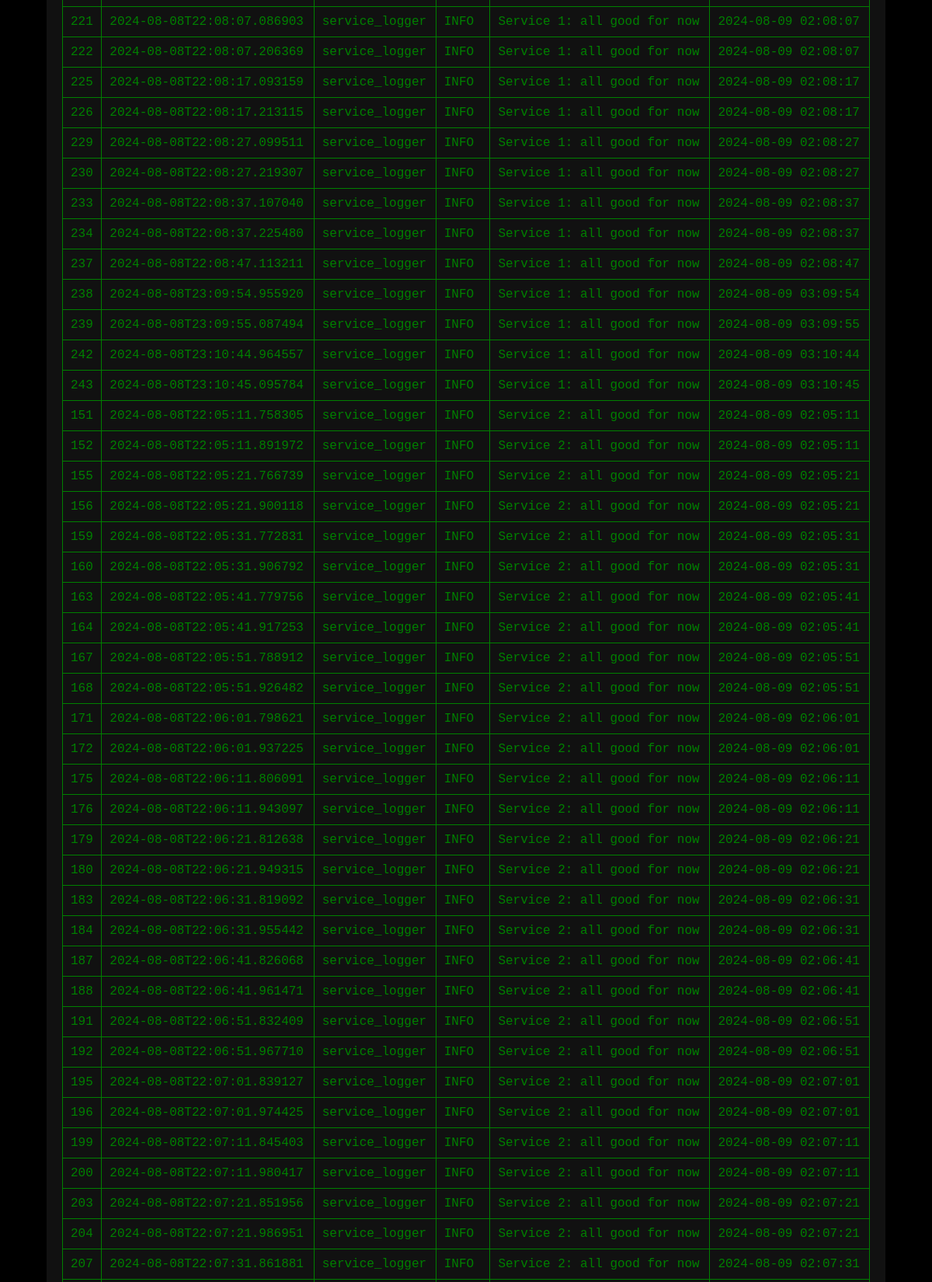
Page /logs/message (upper part) on the committed database.
### tables this page shows
CREATE TABLE logs (
        id INTEGER PRIMARY KEY AUTOINCREMENT,
        timestamp TEXT,
        name TEXT,
        levelname TEXT,
        message TEXT,
        received DATETIME DEFAULT CURRENT_TIMESTAMP
    );

### central_server.py (the view)
@app.route('/logs/message')
def logs_by_message():
    with db_lock:
        with sqlite3.connect('logs.db') as conn:
            conn.row_factory = sqlite3.Row
            cursor = conn.cursor()
            cursor.execute('SELECT * FROM logs_by_message')
            logs = cursor.fetchall()
    return render_template('logs.html', logs=logs)

### templates/logs.html (shortened to what this page needs)
{% extends 'base.html' %}
{% block body %}
<div class="container">
    <table class="logs-table">
        <tbody>
            {% for log in logs %}
                <tr>
                    <td>{{ log['id'] }}</td>
                    <td>{{ log['timestamp'] }}</td>
                    <td>{{ log['name'] }}</td>
                    <td>{{ log['levelname'] }}</td>
                    <td>{{ log['message'] }}</td>
                    <td>{{ log['received'] }}</td>
                </tr>
            {% endfor %}
        </tbody>
    </table>
</div>
{% endblock %}

### static/css/main.css (style rules this page uses)
* { margin: 0; padding: 0; box-sizing: border-box; font-family: 'Courier New', monospace; color: #008000; }
body { background-color: #000; display: flex; justify-content: center; align-items: center; height: 100vh; margin: 0; }
.container { display: flex; flex-direction: column; align-items: center; width: 90%; max-width: 1200px; background-color: #111; padding: 20px; border-radius: 10px; }
table { width: 100%; border-collapse: collapse; border: 1px solid #008000; }

### rows in the picture
logs: id "221", timestamp "2024-08-08T22:08:07.086903", name "service_logger", levelname "INFO", message "Service 1: all good for now", received "2024-08-09 02:08:07"
logs: id "222", timestamp "2024-08-08T22:08:07.206369", name "service_logger", levelname "INFO", message "Service 1: all good for now", received "2024-08-09 02:08:07"
logs: id "225", timestamp "2024-08-08T22:08:17.093159", name "service_logger", levelname "INFO", message "Service 1: all good for now", received "2024-08-09 02:08:17"
logs: id "226", timestamp "2024-08-08T22:08:17.213115", name "service_logger", levelname "INFO", message "Service 1: all good for now", received "2024-08-09 02:08:17"
logs: id "229", timestamp "2024-08-08T22:08:27.099511", name "service_logger", levelname "INFO", message "Service 1: all good for now", received "2024-08-09 02:08:27"
logs: id "230", timestamp "2024-08-08T22:08:27.219307", name "service_logger", levelname "INFO", message "Service 1: all good for now", received "2024-08-09 02:08:27"
logs: id "233", timestamp "2024-08-08T22:08:37.107040", name "service_logger", levelname "INFO", message "Service 1: all good for now", received "2024-08-09 02:08:37"
logs: id "234", timestamp "2024-08-08T22:08:37.225480", name "service_logger", levelname "INFO", message "Service 1: all good for now", received "2024-08-09 02:08:37"
logs: id "237", timestamp "2024-08-08T22:08:47.113211", name "service_logger", levelname "INFO", message "Service 1: all good for now", received "2024-08-09 02:08:47"
logs: id "238", timestamp "2024-08-08T23:09:54.955920", name "service_logger", levelname "INFO", message "Service 1: all good for now", received "2024-08-09 03:09:54"
logs: id "239", timestamp "2024-08-08T23:09:55.087494", name "service_logger", levelname "INFO", message "Service 1: all good for now", received "2024-08-09 03:09:55"
logs: id "242", timestamp "2024-08-08T23:10:44.964557", name "service_logger", levelname "INFO", message "Service 1: all good for now", received "2024-08-09 03:10:44"
logs: id "243", timestamp "2024-08-08T23:10:45.095784", name "service_logger", levelname "INFO", message "Service 1: all good for now", received "2024-08-09 03:10:45"
logs: id "151", timestamp "2024-08-08T22:05:11.758305", name "service_logger", levelname "INFO", message "Service 2: all good for now", received "2024-08-09 02:05:11"
logs: id "152", timestamp "2024-08-08T22:05:11.891972", name "service_logger", levelname "INFO", message "Service 2: all good for now", received "2024-08-09 02:05:11"
logs: id "155", timestamp "2024-08-08T22:05:21.766739", name "service_logger", levelname "INFO", message "Service 2: all good for now", received "2024-08-09 02:05:21"
logs: id "156", timestamp "2024-08-08T22:05:21.900118", name "service_logger", levelname "INFO", message "Service 2: all good for now", received "2024-08-09 02:05:21"
logs: id "159", timestamp "2024-08-08T22:05:31.772831", name "service_logger", levelname "INFO", message "Service 2: all good for now", received "2024-08-09 02:05:31"
logs: id "160", timestamp "2024-08-08T22:05:31.906792", name "service_logger", levelname "INFO", message "Service 2: all good for now", received "2024-08-09 02:05:31"
logs: id "163", timestamp "2024-08-08T22:05:41.779756", name "service_logger", levelname "INFO", message "Service 2: all good for now", received "2024-08-09 02:05:41"
logs: id "164", timestamp "2024-08-08T22:05:41.917253", name "service_logger", levelname "INFO", message "Service 2: all good for now", received "2024-08-09 02:05:41"
logs: id "167", timestamp "2024-08-08T22:05:51.788912", name "service_logger", levelname "INFO", message "Service 2: all good for now", received "2024-08-09 02:05:51"
logs: id "168", timestamp "2024-08-08T22:05:51.926482", name "service_logger", levelname "INFO", message "Service 2: all good for now", received "2024-08-09 02:05:51"
logs: id "171", timestamp "2024-08-08T22:06:01.798621", name "service_logger", levelname "INFO", message "Service 2: all good for now", received "2024-08-09 02:06:01"
logs: id "172", timestamp "2024-08-08T22:06:01.937225", name "service_logger", levelname "INFO", message "Service 2: all good for now", received "2024-08-09 02:06:01"
logs: id "175", timestamp "2024-08-08T22:06:11.806091", name "service_logger", levelname "INFO", message "Service 2: all good for now", received "2024-08-09 02:06:11"
logs: id "176", timestamp "2024-08-08T22:06:11.943097", name "service_logger", levelname "INFO", message "Service 2: all good for now", received "2024-08-09 02:06:11"
logs: id "179", timestamp "2024-08-08T22:06:21.812638", name "service_logger", levelname "INFO", message "Service 2: all good for now", received "2024-08-09 02:06:21"
logs: id "180", timestamp "2024-08-08T22:06:21.949315", name "service_logger", levelname "INFO", message "Service 2: all good for now", received "2024-08-09 02:06:21"
logs: id "183", timestamp "2024-08-08T22:06:31.819092", name "service_logger", levelname "INFO", message "Service 2: all good for now", received "2024-08-09 02:06:31"
logs: id "184", timestamp "2024-08-08T22:06:31.955442", name "service_logger", levelname "INFO", message "Service 2: all good for now", received "2024-08-09 02:06:31"
logs: id "187", timestamp "2024-08-08T22:06:41.826068", name "service_logger", levelname "INFO", message "Service 2: all good for now", received "2024-08-09 02:06:41"
logs: id "188", timestamp "2024-08-08T22:06:41.961471", name "service_logger", levelname "INFO", message "Service 2: all good for now", received "2024-08-09 02:06:41"
logs: id "191", timestamp "2024-08-08T22:06:51.832409", name "service_logger", levelname "INFO", message "Service 2: all good for now", received "2024-08-09 02:06:51"
logs: id "192", timestamp "2024-08-08T22:06:51.967710", name "service_logger", levelname "INFO", message "Service 2: all good for now", received "2024-08-09 02:06:51"
logs: id "195", timestamp "2024-08-08T22:07:01.839127", name "service_logger", levelname "INFO", message "Service 2: all good for now", received "2024-08-09 02:07:01"
logs: id "196", timestamp "2024-08-08T22:07:01.974425", name "service_logger", levelname "INFO", message "Service 2: all good for now", received "2024-08-09 02:07:01"
logs: id "199", timestamp "2024-08-08T22:07:11.845403", name "service_logger", levelname "INFO", message "Service 2: all good for now", received "2024-08-09 02:07:11"
logs: id "200", timestamp "2024-08-08T22:07:11.980417", name "service_logger", levelname "INFO", message "Service 2: all good for now", received "2024-08-09 02:07:11"
logs: id "203", timestamp "2024-08-08T22:07:21.851956", name "service_logger", levelname "INFO", message "Service 2: all good for now", received "2024-08-09 02:07:21"
logs: id "204", timestamp "2024-08-08T22:07:21.986951", name "service_logger", levelname "INFO", message "Service 2: all good for now", received "2024-08-09 02:07:21"
logs: id "207", timestamp "2024-08-08T22:07:31.861881", name "service_logger", levelname "INFO", message "Service 2: all good for now", received "2024-08-09 02:07:31"
